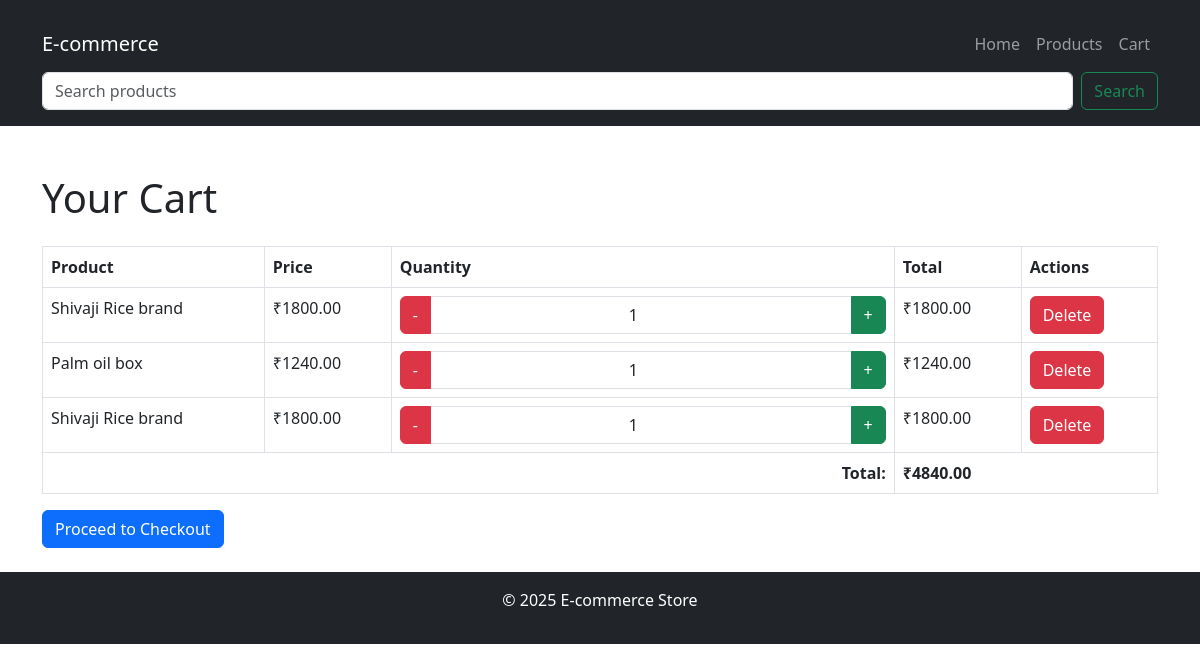
Page /cart/ on the committed database.
### shop/models.py (models this page shows, shortened)
class Cart(models.Model):
    product = models.ForeignKey(Product, on_delete=models.CASCADE)
    quantity = models.IntegerField(default=1)
    def total_price(self):
        return self.quantity * self.product.price

class Product(models.Model):
    name = models.CharField(max_length=100)
    category = models.ForeignKey(Category, on_delete=models.CASCADE, null=True, blank=True)
    description = models.TextField()
    price = models.DecimalField(max_digits=10, decimal_places=2)
    image = models.ImageField(upload_to='products/')
    published = models.BooleanField(default=True)  # New field for visibility

### shop/views.py (the view)
# urls.py: path('cart/', views.cart, name='cart'),
def cart(request):
    cart_items = Cart.objects.all()
    total = sum(item.total_price() for item in cart_items)
    return render(request, 'cart.html', {'cart_items': cart_items, 'total': total})

### shop/templates/cart.html (shortened to what this page needs)
{% extends 'base.html' %}
{% block content %}
<h1 class="my-4">Your Cart</h1>
<form method="post" action="{% url 'cart' %}" id="cart-form">
    <table class="table table-bordered">
        <thead>
            <tr>
                <th>Product</th>
                <th>Price</th>
                <th>Quantity</th>
                <th>Total</th>
                <th>Actions</th>
            </tr>
        </thead>
        <tbody>
            {% for item in cart_items %}
            <tr class="cart-item" data-product-id="{{ item.product.id }}">
                <td>{{ item.product.name }}</td>
                <td class="price">₹{{ item.product.price }}</td>
                <td>
                    <div class="input-group">
                        <button type="button" class="btn btn-danger decrement" data-product-id="{{ item.product.id }}">-</button>
                        <input type="number" name="quantity_{{ item.product.id }}" value="{{ item.quantity }}" class="form-control text-center quantity-input" min="1">
                        <button type="button" class="btn btn-success increment" data-product-id="{{ item.product.id }}">+</button>
                    </div>
                </td>
                <td class="item-total">₹{{ item.total_price }}</td>
                <td>
                    <button type="button" class="btn btn-danger delete-item" data-product-id="{{ item.product.id }}">Delete</button>
                </td>
            </tr>
            {% endfor %}
        </tbody>
        <tfoot>
            <tr>
                <td colspan="3" class="text-end"><strong>Total:</strong></td>
                <td colspan="2"><strong id="cart-total">₹{{ total }}</strong></td>
            </tr>
        </tfoot>
    </table>
    <a href="/checkout/" class="btn btn-primary">Proceed to Checkout</a>
</form>
{% endblock %}

### rows in the picture
Cart: product.name "Shivaji Rice brand", product.price "1800.00", product.id "1", total_price "1800.00"
Cart: product.name "Palm oil box", product.price "1240.00", quantity "1", total_price "1240.00"
Cart: product.name "Shivaji Rice brand", product.price "1800.00", product.id "1", total_price "1800.00"

### other values in the picture
{{ total }} "4840.00"
